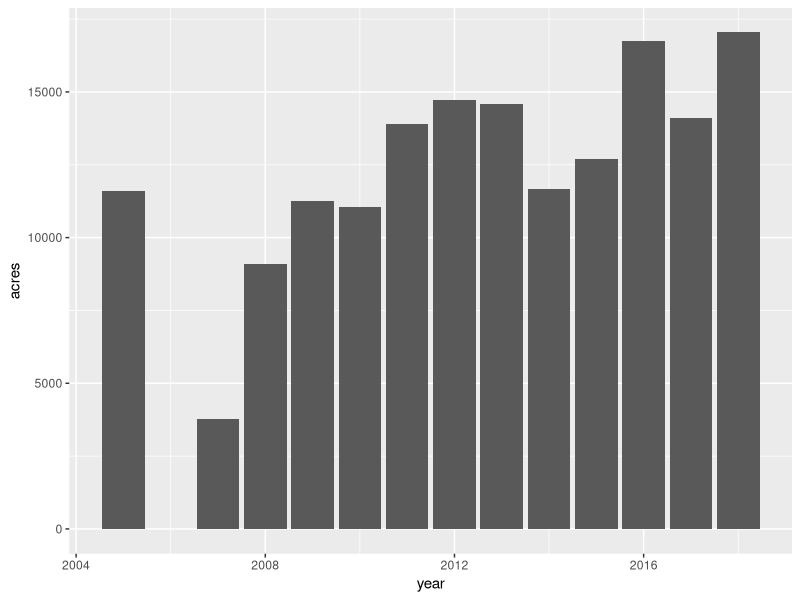

Write R code to recreate this figure.

library(dplyr)
library(ggplot2)

setwd("~/Google Drive/Git/HES598/Flexdashboard")
BMAcrop<-read.csv("./BMACrop2005_2018.csv")
BMAcrop<-BMAcrop %>%
  filter(value > 0, Crop_0_1>0) 

selectedData<-
  BMAcrop %>%
    filter(county == "Ada" & Category == " Corn")

ggplot(selectedData, aes(x=year,y=acres))+
  geom_bar(stat="identity")